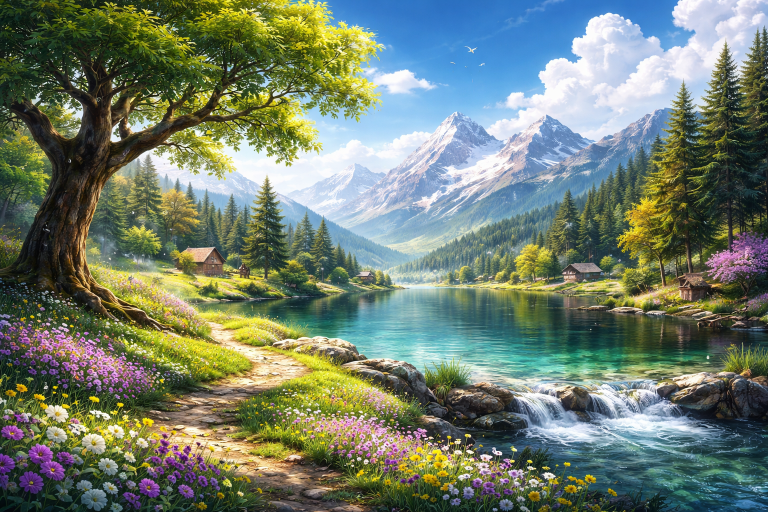
#> input picture NexusOS/assets/ChatGPT Image Feb 26, 2026, 02_54_43 PM.png, 1536 x 1024 px, found by its file name (shown at 1/2 size)
$ python img2wallpaper.py
#> lines starting #> are read from the running program, lines starting #| are printed output that depends on the picture
"""
Convert an image to NexusOS VGA text-mode wallpaper data.
Output: wallpaper_img.c containing 80x24 char+color arrays.

VGA 16-color palette (approximate RGB):
  0 Black       (0,0,0)        8 DarkGrey    (85,85,85)
  1 Blue        (0,0,170)      9 LightBlue   (85,85,255)
  2 Green       (0,170,0)     10 LightGreen  (85,255,85)
  3 Cyan        (0,170,170)   11 LightCyan   (85,255,255)
  4 Red         (170,0,0)     12 LightRed    (255,85,85)
  5 Magenta     (170,0,170)   13 LightMagenta(255,85,255)
  6 Brown       (170,85,0)    14 Yellow      (255,255,85)
  7 LightGrey   (170,170,170) 15 White       (255,255,255)
"""

from PIL import Image
import math, sys

W, H = 80, 24

# VGA palette
VGA = [
    (0,0,0),       (0,0,170),     (0,170,0),     (0,170,170),
    (170,0,0),     (170,0,170),   (170,85,0),    (170,170,170),
    (85,85,85),    (85,85,255),   (85,255,85),   (85,255,255),
    (255,85,85),   (255,85,255),  (255,255,85),  (255,255,255),
]

# Shading characters (from dense to sparse)
SHADE_CHARS = [0xDB, 0xB2, 0xB1, 0xB0, 0xFA, ord(' ')]
# DB=full, B2=dark shade, B1=med shade, B0=light shade, FA=dot, space

def color_dist(c1, c2):
    return sum((a-b)**2 for a,b in zip(c1,c2))

def find_best_vga(r, g, b):
    """Find closest VGA color index."""
    best_i, best_d = 0, float('inf')
    for i, pal in enumerate(VGA):
        d = color_dist((r,g,b), pal)
        if d < best_d:
            best_d = d
            best_i = i
    return best_i

def find_best_pair(r, g, b):
    """
    Find best fg+bg VGA pair and shade character.
    The shade char blends fg and bg colors visually.
    """
    best_fg, best_bg, best_sh = 0, 0, 0
    best_d = float('inf')

    # Blending ratios for each shade char
    ratios = [1.0, 0.75, 0.5, 0.25, 0.1, 0.0]

    target = (r, g, b)

    # Optimization: only try a subset of promising colors
    # Find top 4 closest colors
    dists = [(color_dist(target, VGA[i]), i) for i in range(16)]
    dists.sort()
    candidates = [d[1] for d in dists[:6]]

    for fi in candidates:
        for bi in candidates:
            for si, ratio in enumerate(ratios):
                # Blended color
                br = VGA[fi][0]*ratio + VGA[bi][0]*(1-ratio)
                bg_ = VGA[fi][1]*ratio + VGA[bi][1]*(1-ratio)
                bb = VGA[fi][2]*ratio + VGA[bi][2]*(1-ratio)
                d = color_dist(target, (br, bg_, bb))
                if d < best_d:
                    best_d = d
                    best_fg = fi
                    best_bg = bi
                    best_sh = si

    return best_fg, best_bg, SHADE_CHARS[best_sh]

def convert(img_path, out_path):
#> called with out_path = 'kernel\\wallpaper_img.c'
    img = Image.open(img_path).convert('RGB')
#> img is the input picture: PIL image 1536x1024 RGB; mean R, G, B 113.1, 126.2, 109.7
    img = img.resize((W, H), Image.LANCZOS)
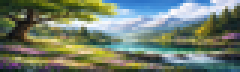
#> img: PIL image 80x24 RGB (shown 3 times larger); mean R, G, B 113.2, 126.3, 109.7

    chars = []
    colors = []

    for y in range(H):
        row_ch = []
        row_co = []
        for x in range(W):
            r, g, b = img.getpixel((x, y))
            fg, bg, ch = find_best_pair(r, g, b)
            row_ch.append(ch)
            row_co.append((bg << 4) | fg)
        chars.append(row_ch)
        colors.append(row_co)
#> after the loop, chars = 24 items; colors = 24 items

    # Write C file
    with open(out_path, 'w') as f:
        f.write("/* Auto-generated wallpaper image data — 80x24 VGA text art */\n")
        f.write("/* Source: landscape.png converted by img2wallpaper.py */\n\n")
        f.write("#include \"types.h\"\n\n")

        f.write("const unsigned char wp_image_chars[24][80] = {\n")
        for y in range(H):
            f.write("    {")
            f.write(",".join(f"0x{c:02X}" for c in chars[y]))
            f.write("},\n")
        f.write("};\n\n")

        f.write("const unsigned char wp_image_colors[24][80] = {\n")
        for y in range(H):
            f.write("    {")
            f.write(",".join(f"0x{c:02X}" for c in colors[y]))
            f.write("},\n")
        f.write("};\n")

    print(f"Done! Generated {out_path}")

if __name__ == "__main__":
    convert(
        r"assets\ChatGPT Image Feb 26, 2026, 02_54_43 PM.png",
        r"kernel\wallpaper_img.c"
    )
